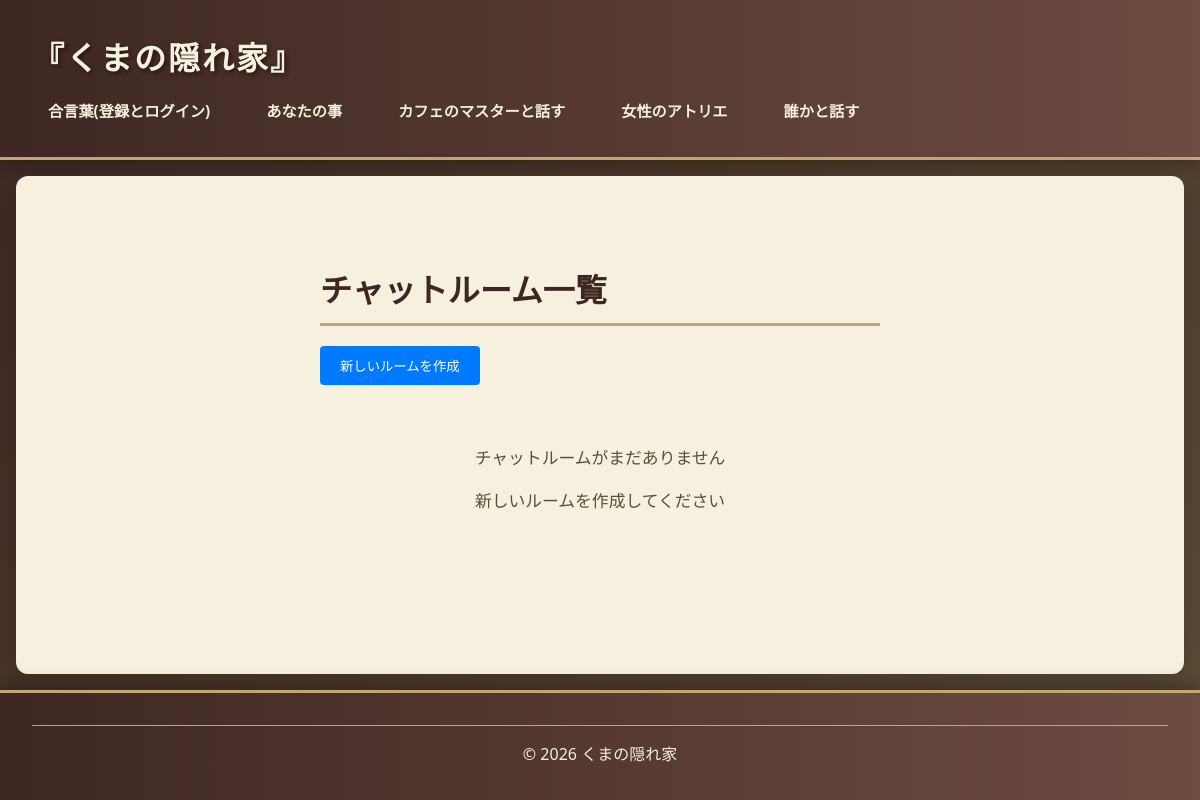
The page /desk/ on the database as committed earlier.
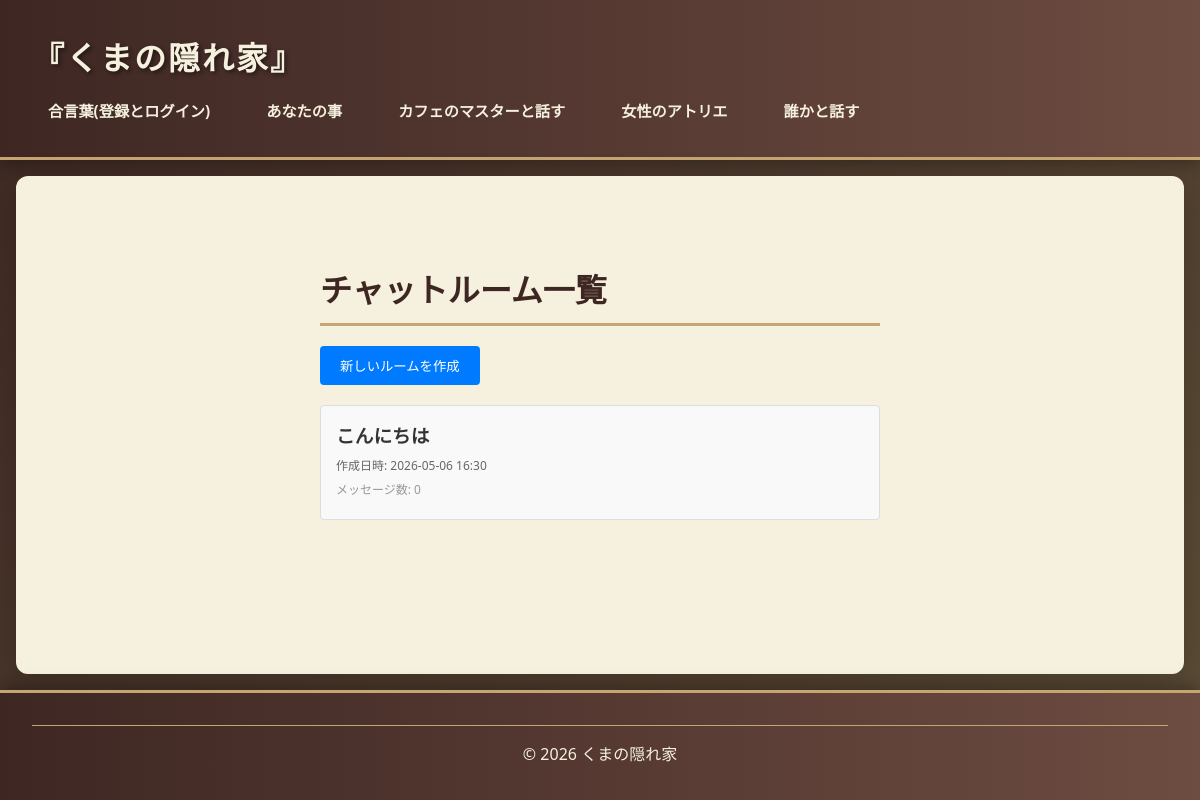
The same page on the database as committed later.
### desk/models.py (models this page shows)
class Room(models.Model):
    name = models.CharField(max_length=100)
    created_at = models.DateTimeField(auto_now_add=True)

### desk/views.py (the view)
# urls.py: path("", views.room_view, name="desk_room"),
def room_view(request):
    rooms = Room.objects.all().order_by("-created_at")
    return render(request, "desk/room.html", {"rooms": rooms})

### desk/templates/desk/room.html (shortened to what this page needs)
{% extends "base.html" %}
{% block content %}
<div style="max-width: 600px; margin: 20px auto; padding: 20px;">
    <h1>チャットルーム一覧</h1>
    <div style="margin: 20px 0;">
        <button onclick="showCreateForm()" style="padding: 10px 20px; background-color: #007bff; color: white; border: none; border-radius: 4px; cursor: pointer;">
            新しいルームを作成
        </button>
    </div>
    {% if rooms %}
        <div style="display: grid; gap: 15px;">
            {% for room in rooms %}
                <div style="border: 1px solid #ddd; border-radius: 4px; padding: 15px; background-color: #f9f9f9; cursor: pointer; transition: all 0.3s;"
                     onmouseover="this.style.boxShadow='0 2px 8px rgba(0,0,0,0.1)'"
                     onmouseout="this.style.boxShadow='none'"
                     onclick="location.href='{% url 'desk_chat' room.id %}'">
                    <h3 style="margin-top: 0; color: #333;">{{ room.name }}</h3>
                    <p style="margin: 5px 0; color: #666; font-size: 12px;">
                        作成日時: {{ room.created_at|date:"Y-m-d H:i" }}
                    </p>
                    <p style="margin: 5px 0; color: #999; font-size: 12px;">
                        メッセージ数: {{ room.message_set.count }}
                    </p>
                </div>
            {% endfor %}
        </div>
    {% else %}
        <div style="text-align: center; padding: 40px 20px; color: #999;">
            <p>チャットルームがまだありません</p>
            <p>新しいルームを作成してください</p>
        </div>
    {% endif %}
</div>
{% endblock %}

### templates/base.html (shortened to what this page needs)
<!DOCTYPE html>
<html lang="ja">
{% load static %}
<head>
    <link rel="stylesheet" href="{% static 'css/base.css' %}">
</head>
<body>
<header>
    <h1><a href="/">『くまの隠れ家』</a></h1>
    <nav>
        <ul>
            <li><a href="/login">合言葉(登録とログイン)</a></li>
            <li><a href="/profile">あなたの事</a></li>
            <li><a href="/chat">カフェのマスターと話す</a></li>
            <li><a href="/atelier">女性のアトリエ</a></li>
            <li><a href="{% url 'desk_room' %}">誰かと話す</a></li>
        </ul>
    </nav>
</header>
<main>
    {% block content %}{% endblock %}
</main>
<footer>
    <hr>
         &copy; <script>var hiduke=new Date();document.write(hiduke.getFullYear());</script> くまの隠れ家
</footer>
</body>
</html>

### templates/css/base.css (style rules this page uses)
* { margin: 0; padding: 0; box-sizing: border-box; }
:root { --coffee-dark: #3e2723; --coffee-brown: #6d4c41; --coffee-light: #8d6e63; --cream: #f5f1de; --accent: #c5a572; --text-dark: #2c2c2c; --text-light: #5d4e37; }
body { font-family: 'Segoe UI', Trebuchet MS, sans-serif; background: linear-gradient(135deg, #3e2723 0%, #5d4e37 100%); color: var(--text-dark); line-height: 1.6; min-height: 100vh; display: flex; flex-direction: column; }
header { background: linear-gradient(to right, var(--coffee-dark), var(--coffee-brown)); color: var(--cream); padding: 2rem; box-shadow: 0 4px 15px rgba(0, 0, 0, 0.3); border-bottom: 3px solid var(--accent); }
header h1 { font-size: 2rem; margin-bottom: 1rem; font-weight: 700; letter-spacing: 2px; }
header h1 a { color: var(--cream); text-decoration: none; transition: color 0.3s ease; text-shadow: 2px 2px 4px rgba(0, 0, 0, 0.5); }
header nav ul { list-style: none; display: flex; flex-wrap: wrap; gap: 1.5rem; }
header nav ul li { display: inline-block; }
header nav ul li a { color: var(--cream); text-decoration: none; padding: 0.5rem 1rem; border-radius: 4px; transition: all 0.3s ease; font-size: 0.95rem; }
main { flex: 1; padding: 3rem 2rem; background: var(--cream); margin: 1rem; border-radius: 12px; box-shadow: 0 8px 32px rgba(0, 0, 0, 0.2); }
main h1 { color: var(--coffee-dark); margin-bottom: 1rem; font-size: 2rem; border-bottom: 3px solid var(--accent); padding-bottom: 0.5rem; }
main p { color: var(--text-light); margin-bottom: 1rem; font-size: 1.05rem; }
footer { background: linear-gradient(to right, var(--coffee-dark), var(--coffee-brown)); color: var(--cream); text-align: center; padding: 2rem; border-top: 3px solid var(--accent); box-shadow: 0 -4px 15px rgba(0, 0, 0, 0.3); }
footer hr { border: none; border-top: 1px solid var(--accent); margin-bottom: 1rem; }
a { color: var(--coffee-brown); text-decoration: none; transition: color 0.3s ease; font-weight: 600; }

Rows that differ between the two databases and show on the page:
added Room: name "こんにちは", created_at "2026-05-06 16:30", message_set.count "0"
Other text that changed with them:
text no longer shown: "チャットルームがまだありません 新しいルームを作成してください"
